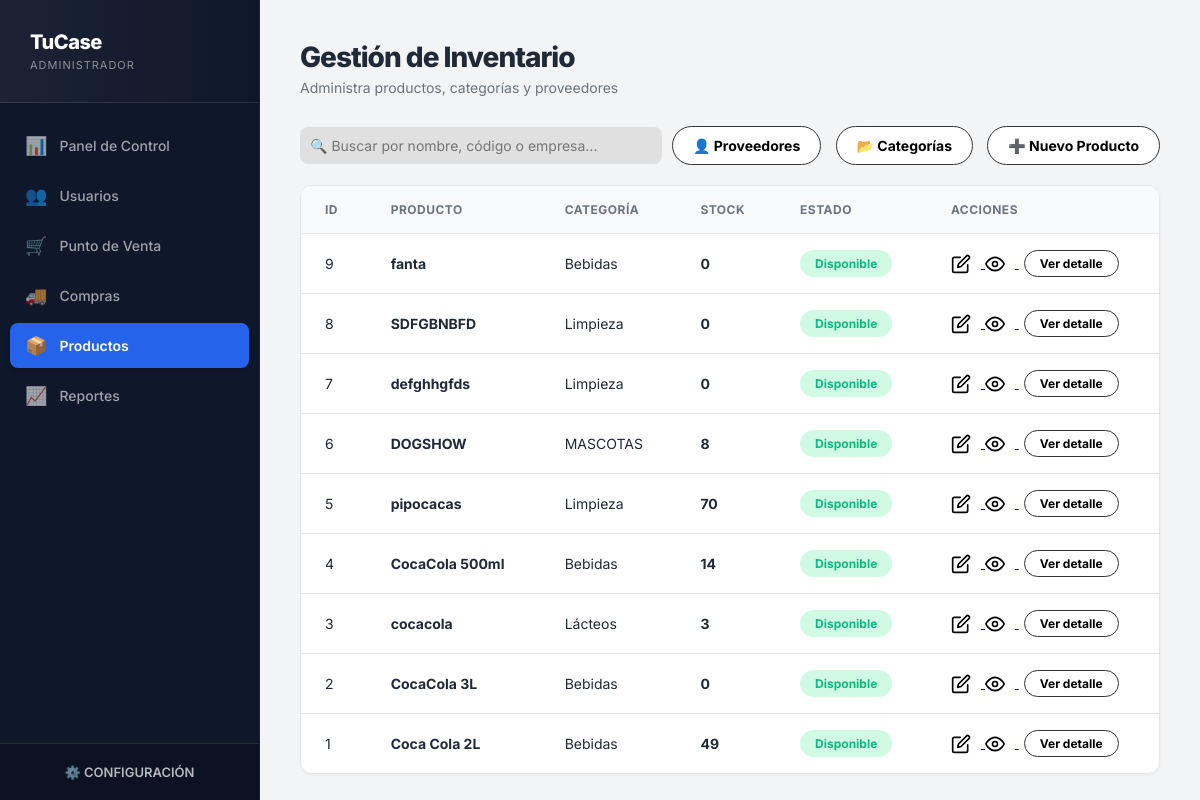
The page /views/productos/index.php (signed in) on the database its author committed.
### tables this page shows
CREATE TABLE `productos` (
  `id_producto` int(11) NOT NULL,
  `codigo_barras` varchar(50) DEFAULT NULL,
  `nombre` varchar(100) NOT NULL,
  `descripcion` text DEFAULT NULL,
  `precio_compra` decimal(10,2) NOT NULL DEFAULT 0.00,
  `precio_costo` decimal(10,2) DEFAULT 0.00,
  `precio_venta` decimal(10,2) NOT NULL,
  `stock_actual` int(11) DEFAULT 0,
  `stock_minimo` int(11) DEFAULT 5,
  `ruta_imagen` varchar(255) DEFAULT NULL,
  `id_categoria` int(11) NOT NULL,
  `id_proveedor` int(11) DEFAULT NULL,
  `estado` tinyint(1) DEFAULT 1,
  `imagen` varchar(255) DEFAULT NULL,
  `codigo` varchar(50) DEFAULT NULL
);

CREATE TABLE `categorias` (
  `id_categoria` int(11) NOT NULL,
  `nombre_categoria` varchar(100) DEFAULT NULL,
  `descripcion` varchar(200) DEFAULT NULL,
  `estado` tinyint(1) DEFAULT 1
);

### models/Producto.php (called while the page is built, shortened)
<?php
include_once __DIR__ . '/../config/conexion.php';
class Producto {
    private $conn;
    public function __construct() {
        $db = new Conexion();
        $this->conn = $db->getConexion();
    }
    public function listar() {
        $sql = "SELECT p.*, c.nombre_categoria, pr.empresa
                FROM productos p
                LEFT JOIN categorias c ON p.id_categoria = c.id_categoria
                LEFT JOIN proveedores pr ON p.id_proveedor = pr.id_proveedor
                ORDER BY p.id_producto DESC";
        $stmt = $this->conn->prepare($sql);
        $stmt->execute();
        return $stmt->fetchAll(PDO::FETCH_ASSOC);
    }
}
?>

### config/conexion.php (called while the page is built, shortened)
<?php
class Conexion {
    private $host = "localhost";
    private $db_name = "db_tienda_barrio";
    private $username = "root";
    private $password = "";
    private $charset = "utf8mb4";
    public function getConexion() {
        $this->conn = null;
        try {
            $dsn = "mysql:host=" . $this->host . ";dbname=" . $this->db_name . ";charset=" . $this->charset;
            $options = [
                PDO::ATTR_ERRMODE            => PDO::ERRMODE_EXCEPTION,
                PDO::ATTR_DEFAULT_FETCH_MODE => PDO::FETCH_ASSOC,
                PDO::ATTR_EMULATE_PREPARES   => false,
            ];
            $this->conn = new PDO($dsn, $this->username, $this->password, $options);
        } catch(PDOException $exception) {
            echo "Error de conexión: " . $exception->getMessage();
        }
        return $this->conn;
    }
}
?>

### views/productos/index.php (the view, shortened to what this page needs)
<?php
include_once '../../models/Producto.php';
$prodModel = new Producto();
$productos = $prodModel->listar();
?>
<!DOCTYPE html>
<html lang="es">
<head>
</head>
<body>
    <?php include '../sidebar.php'; ?>
    <div class="main">
        <h1 class="page-title">Gestión de Inventario</h1>
        <p class="page-subtitle">Administra productos, categorías y proveedores</p>
        <div class="toolbar">
            <div style="flex-grow: 1; display: flex; gap: 10px;">
                <input type="text" id="inputBusqueda" class="search-main" placeholder="🔍 Buscar por nombre, código o empresa..." onkeyup="filtrarTabla()" style="flex-grow:1; padding:10px;">
            </div>
            <div>
                <button onclick="window.location.href='?modal=prov'" class="btn-toolbar">👤 Proveedores</button>
                <button onclick="window.location.href='?modal=cat'" class="btn-toolbar">📂 Categorías</button>
                <a href="formulario.php" class="btn-toolbar">➕ Nuevo Producto</a>
            </div>
        </div>
        <div class="table-container">
            <table>
                <thead>
                    <tr>
                        <th>ID</th>
                        <th>Producto</th>
                        <th>Categoría</th>
                        <th>Stock</th>
                        <th>Estado</th>
                        <th>Acciones</th>
                    </tr>
                </thead>
                <tbody>
                    <?php foreach($productos as $p): ?>
                    <tr>
                        <td><?php echo $p['id_producto']; ?></td>
                        <td><strong><?php echo $p['nombre']; ?></strong></td>
                        <td class="col-cat"><?php echo $p['nombre_categoria']; ?></td>
                        <td><strong><?php echo $p['stock_actual']; ?></strong></td>
                        <td>
                            <?php if($p['estado'] == 1): ?>
                                <span class="status-badge bg-green">Disponible</span>
                            <?php else: ?>
                                <span class="badge badge-gray">No Disponible</span>
                            <?php endif; ?>
                        </td>
                        <td style="white-space: nowrap;">
                            <a href="formulario.php?id=<?php echo $p['id_producto']; ?>" title="Modificar">
                                <svg class="icon-btn" viewBox="0 0 24 24" fill="none" stroke="black" stroke-width="2" stroke-linecap="round" stroke-linejoin="round"><path d="M11 4H4a2 2 0 0 0-2 2v14a2 2 0 0 0 2 2h14a2 2 0 0 0 2-2v-7"></path><path d="M18.5 2.5a2.121 2.121 0 0 1 3 3L12 15l-4 1 1-4 9.5-9.5z"></path></svg>
                            </a>
                            <?php if($p['estado'] == 1): ?>
                                <a href="../../controllers/ProductoController.php?accion=estado&id=<?php echo $p['id_producto']; ?>&estado=0" title="Desactivar">
                                    <svg class="icon-btn" viewBox="0 0 24 24" fill="none" stroke="black" stroke-width="2" stroke-linecap="round" stroke-linejoin="round"><path d="M1 12s4-8 11-8 11 8 11 8-4 8-11 8-11-8-11-8z"></path><circle cx="12" cy="12" r="3"></circle></svg>
                                </a>
                            <?php endif; ?>
                            <button class="btn-toolbar" style="padding: 5px 15px; font-size: 12px; margin-left:5px;"
                                onclick="verDetalle(
                                    '<?php echo $p['codigo']; ?>',
                                    '<?php echo $p['nombre']; ?>',
                                    '<?php echo $p['nombre_categoria']; ?>',
                                    '<?php echo $p['empresa']; ?>',
                                    '<?php echo $p['precio_compra']; ?>',
                                    '<?php echo $p['precio_venta']; ?>',
                                    '<?php echo $p['stock_actual']; ?>',
                                    '<?php echo ($p['estado']==1)?'Disponible':'No Disponible'; ?>',
                                    '<?php echo $p['imagen']; ?>'
                                )">
                                Ver detalle
                            </button>
                        </td>
                    </tr>
                    <?php endforeach; ?>
                </tbody>
            </table>
        </div>
    </div>
</body>
</html>

### views/sidebar.php (shortened to what this page needs)
<?php
if (file_exists('views/sidebar.php')) {
    $path_root = "";
    $path_css  = "css/";
    $path_views = "views/";
} else {
    $path_root = "../../";
    $path_css  = "../../css/";
    $path_views = "../";
}
$url_actual = $_SERVER['REQUEST_URI'];
?>
<link rel="stylesheet" href="<?php echo $path_css; ?>estilos.css">
<div class="sidebar">
    <div class="sidebar-logo">
        TuCase
        <span><?php echo (isset($_SESSION['rol']) && $_SESSION['rol'] == 1) ? 'ADMINISTRADOR' : 'EMPLEADO'; ?></span>
    </div>
    <div class="sidebar-menu">
        <a href="<?php echo $path_root; ?>index.php" class="menu-link <?php echo (strpos($url_actual, 'index.php') !== false && strpos($url_actual, 'views') === false) ? 'active' : ''; ?>">
            <span>📊</span> Panel de Control
        </a>
        <?php if(isset($_SESSION['rol']) && $_SESSION['rol'] == 1): ?>
            <a href="<?php echo $path_views; ?>usuarios/index.php" class="menu-link <?php echo (strpos($url_actual, 'usuarios') !== false) ? 'active' : ''; ?>">
                <span>👥</span> Usuarios
            </a>
        <?php endif; ?>
        <a href="<?php echo $path_views; ?>ventas/registrar.php" class="menu-link <?php echo (strpos($url_actual, 'ventas/registrar.php') !== false) ? 'active' : ''; ?>">
            <span>🛒</span> Punto de Venta
        </a>
        <a href="<?php echo $path_views; ?>compras/registrar.php" class="menu-link <?php echo (strpos($url_actual, 'compras') !== false) ? 'active' : ''; ?>">
            <span>🚚</span> Compras
        </a>
        <a href="<?php echo $path_views; ?>productos/index.php" class="menu-link <?php echo (strpos($url_actual, 'productos') !== false) ? 'active' : ''; ?>">
            <span>📦</span> Productos
        </a>
        <?php if(isset($_SESSION['rol']) && $_SESSION['rol'] == 1): ?>
            <a href="<?php echo $path_views; ?>reportes/dashboard.php" class="menu-link <?php echo (strpos($url_actual, 'reportes') !== false) ? 'active' : ''; ?>">
                <span>📈</span> Reportes
            </a>
        <?php endif; ?>
    </div>
    <a href="<?php echo $path_views; ?>configuracion/index.php" class="config-btn">
        ⚙️ CONFIGURACIÓN
    </a>
</div>

### css/estilos.css (style rules this page uses)
:root { --primary-dark: #0f172a; --primary: #2563eb; --primary-light: #eff6ff; --success: #10b981; --bg-success: #d1fae5; --warning: #f59e0b; --bg-warning: #fef3c7; --danger: #ef4444; --bg-danger: #fee2e2; --text-main: #1f2937; --text-muted: #6b7280; --bg-body: #f3f4f6; --bg-card: #ffffff; --border: #e5e7eb; --font-stack: 'Inter', 'Segoe UI', system-ui, sans-serif; --shadow-sm: 0 1px 2px 0 rgba(0, 0, 0, 0.05); --shadow-md: 0 4px 6px -1px rgba(0, 0, 0, 0.1), 0 2px 4px -1px rgba(0, 0, 0, 0.06); --shadow-lg: 0 10px 15px -3px rgba(0, 0, 0, 0.1), 0 4px 6px -2px rgba(0, 0, 0, 0.05); --radius: 12px; }
* { box-sizing: border-box; margin: 0; padding: 0; font-family: var(--font-stack); }
body { background-color: var(--bg-body); color: var(--text-main); height: 100vh; display: flex; overflow: hidden; font-size: 15px; }
.sidebar { width: 260px; background-color: var(--primary-dark); color: white; display: flex; flex-direction: column; flex-shrink: 0; height: 100vh; border-right: 1px solid rgba(255,255,255,0.05); }
.sidebar-logo { padding: 30px; font-size: 20px; font-weight: 800; letter-spacing: -0.5px; border-bottom: 1px solid rgba(255,255,255,0.1); background: linear-gradient(to right, rgba(255,255,255,0.05), transparent); }
.sidebar-logo span { font-size: 11px; display: block; font-weight: 400; opacity: 0.5; margin-top: 4px; letter-spacing: 1px; text-transform: uppercase; }
.sidebar-menu { padding: 20px 10px; flex-grow: 1; overflow-y: auto; }
.menu-link { display: flex; align-items: center; gap: 12px; padding: 12px 15px; margin-bottom: 5px; color: rgba(255,255,255,0.6); text-decoration: none; font-weight: 500; font-size: 14px; border-radius: 8px; transition: all 0.2s; }
.menu-link.active { background: var(--primary); color: white; box-shadow: var(--shadow-md); font-weight: 600; }
.menu-link span { font-size: 18px; }
.config-btn { padding: 20px; text-align: center; background: rgba(0,0,0,0.2); color: rgba(255,255,255,0.7); text-decoration: none; font-size: 13px; font-weight: 600; border-top: 1px solid rgba(255,255,255,0.1); transition: 0.2s; }
.main { flex-grow: 1; padding: 40px; overflow-y: auto; }
.page-title { font-size: 28px; font-weight: 800; color: var(--text-main); letter-spacing: -1px; margin-bottom: 5px; }
.page-subtitle { color: var(--text-muted); font-size: 14px; }
.bg-green { background: var(--bg-success); color: var(--success); }
.table-container { background: white; border-radius: var(--radius); box-shadow: var(--shadow-sm); border: 1px solid var(--border); overflow: hidden; }
table { width: 100%; border-collapse: collapse; }
th { text-align: left; padding: 16px 24px; background: #f9fafb; font-size: 12px; color: var(--text-muted); text-transform: uppercase; font-weight: 700; letter-spacing: 0.5px; border-bottom: 1px solid var(--border); }
td { padding: 16px 24px; border-bottom: 1px solid var(--border); font-size: 14px; color: var(--text-main); vertical-align: middle; }
tr:last-child td { border-bottom: none; }

### rows shown on the page
productos: id_producto "9", nombre "fanta", id_categoria.nombre_categoria "Bebidas", stock_actual "0", estado "Disponible"
productos: id_producto "8", nombre "SDFGBNBFD", id_categoria.nombre_categoria "Limpieza", stock_actual "0", estado "Disponible"
productos: id_producto "7", nombre "defghhgfds", id_categoria.nombre_categoria "Limpieza", stock_actual "0", estado "Disponible"
productos: id_producto "6", nombre "DOGSHOW", id_categoria.nombre_categoria "MASCOTAS", stock_actual "8", estado "Disponible"
productos: id_producto "5", nombre "pipocacas", id_categoria.nombre_categoria "Limpieza", stock_actual "70", estado "Disponible"
productos: id_producto "4", nombre "CocaCola 500ml", id_categoria.nombre_categoria "Bebidas", stock_actual "14", estado "Disponible"
productos: id_producto "3", nombre "cocacola", id_categoria.nombre_categoria "Lácteos", stock_actual "3", estado "Disponible"
productos: id_producto "2", nombre "CocaCola 3L", id_categoria.nombre_categoria "Bebidas", stock_actual "0", estado "Disponible"
productos: id_producto "1", nombre "Coca Cola 2L", id_categoria.nombre_categoria "Bebidas", stock_actual "49", estado "Disponible"
